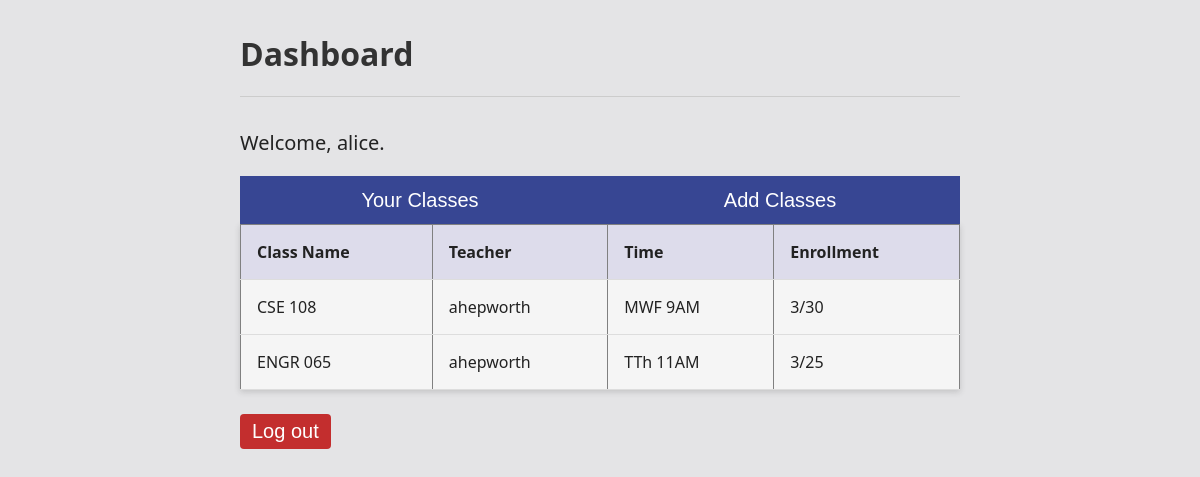
Before: /index (signed in) with the older database file.
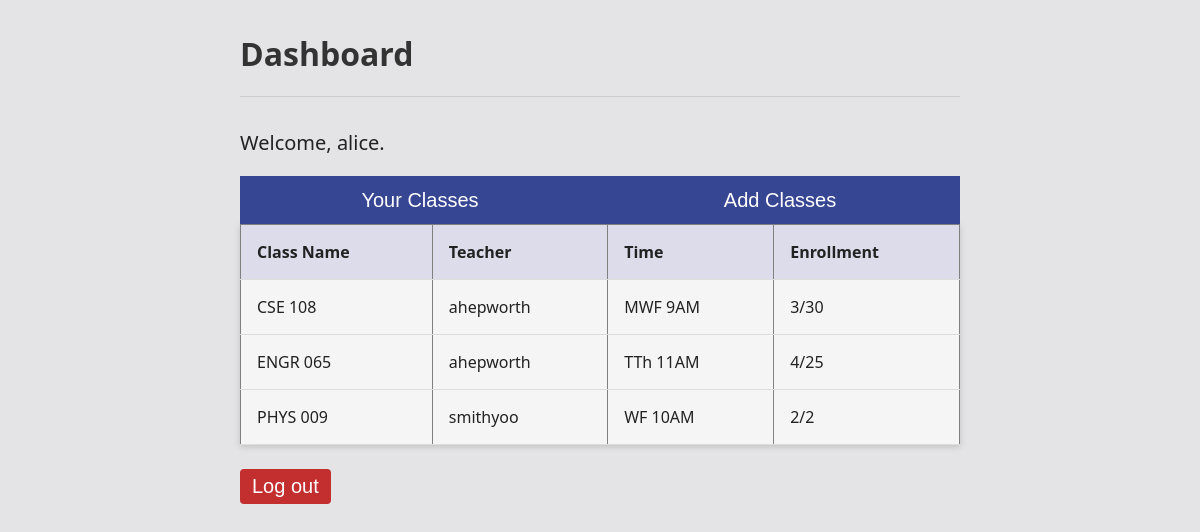
After: the same page with the newer database file.
### data_structures.py (models this page shows, shortened)
class User(db.Model, UserMixin):
    id = db.Column(db.Integer, primary_key = True)
    username = db.Column(db.String, unique = True, nullable = False)
    password = db.Column(db.String, nullable = False)
    is_admin = db.Column(db.Boolean, default=False, nullable=False)

class Class(db.Model):
    class_id = db.Column(db.Integer, primary_key = True)
    class_name = db.Column(db.String(70), nullable = False)
    class_time = db.Column(db.String(50), nullable = False)
    class_capacity = db.Column(db.Integer, nullable = False)
    teacher_id = db.Column(db.Integer, db.ForeignKey('teacher.teacher_id'))
    teacher = db.relationship('Teacher', backref='classes')
    enrollments = db.relationship("Enrollment", backref="class")

### app.py (the view, shortened to what this page needs)
    @app.route("/index")
    @login_required
    def index():
        if getattr(current_user, "is_admin", False):
            return redirect(url_for("admin.index"))
        student = Student.query.filter_by(user_id=current_user.id).first()
        teacher = Teacher.query.filter_by(user_id=current_user.id).first()
        if student:
            classes = (
                db.session.query(Class)
                .join(Enrollment, Enrollment.class_id == Class.class_id)
                .filter(Enrollment.student_id == student.student_id)
                .all()
            )
            allClasses = db.session.query(Class).all()
            return render_template(
                "index.html",
                mode="student",
                classes=classes,
                allClasses=allClasses,
            )
        flash("Your account is not linked to a student or teacher record.", "error")
        return redirect(url_for("auth.logout"))

### data_structures.py (called while the page is built)
@login_manager.user_loader
def load_user(user_id):
    return User.query.get(int(user_id))

### templates/index.html (shortened to what this page needs)
{% extends "base.html" %}
{% block body %}
  {% if mode == 'teacher' %}
    <h1>Teacher Dashboard</h1>
    <hr class="line">
    <p style="margin-bottom: 3rem;">Welcome, {{ current_user.username }}.</p>
    {% for c in teacher_classes %}
      <h2>{{ c.class_name }} ({{ c.class_time }})</h2>
      <p>Enrollment: {{ c.enrollments|length }}/{{ c.class_capacity }}</p>
      <table border="1" cellspacing="0" cellpadding="8" style="margin-bottom: 2rem;">
        <thead>
          <tr>
            <th style="width: 70%;">Student</th>
            <th style="width: 30%;">Grade</th>
          </tr>
        </thead>
        <tbody>
          {% for e in c.enrollments %}
          <tr>
            <td>{{ e.student.user.username }}</td>
            <td id="grade-{{ e.enrollment_id }}">
              <button. style="background: none; color: #4652a3; cursor: pointer;" onclick="updateGrade('{{ e.enrollment_id}}')">
                {{ e.grade or "N/A" }}
              </button>
            </td>
          </tr>
          {% endfor %}
        </tbody>
      </table>
    {% endfor %}
  {% else %}
    <h1>Dashboard</h1>
    <hr class="line">
    <p>Welcome, {{ current_user.username }}.</p>
    <div class="button-container">
      <button class="selector-button" onclick="showTab('current')">Your Classes</button>
      <button class="selector-button" onclick="showTab('add')">Add Classes</button>
    </div>
    <div id="current-classes">
      <table border="1" cellspacing="0" cellpadding="8" style="margin-top: 0;">
          <thead>
              <tr>
                  <th>Class Name</th>
                  <th>Teacher</th>
                  <th>Time</th>
                  <th>Enrollment</th>
              </tr>
          </thead>
          <tbody>
              {% for c in classes %}
              <tr>
                  <td>{{ c.class_name }}</td>
                  <td>{{ c.teacher.user.username }}</td>
                  <td>{{ c.class_time }}</td>
                  <td>
                      {{ c.enrollments|length }}/{{ c.class_capacity }}
                  </td>
              </tr>
              {% endfor %}
          </tbody>
      </table>
    </div>
    {% endif %}
    <button style="font-size: 20px; margin-top: 1.5rem; background-color: rgb(195, 46, 46);">
      <a
        style="text-decoration: none; color: white;"
        href="{{ url_for('auth.logout') }}"
      >Log out</a>
    </button>
{% endblock %}

### templates/base.html (shortened to what this page needs)
<!doctype html>
<html lang="en">
  <head>
    <link rel="stylesheet" href="{{ url_for('static', filename='css/styles.css') }}">
  </head>
  <body>
    <div class="container">
      {% block body %}{% endblock %}
    </div>
  </body>
</html>

### static/css/styles.css (style rules this page uses)
body { font-family: system-ui, Arial, sans-serif; background-color: #e4e4e6; color: #222; margin: 0; padding: 0; }
.container { max-width: 60vw; min-height: 50vh; margin-top: 5rem; margin: 0 auto; }
h1, h2 { color: #333; }
.line { border: none; border-top: 1px solid #ccc; margin: 0 0 2rem 0; }
p { font-size: 20px; }
.button-container { display: flex; gap: 0; width: 100%; }
.selector-button { font-size: 20px; background-color: #374693; width: 50%; height: 3rem; border-radius: 0; }
button { background-color: #4652a3; color: white; border: none; border-radius: 4px; padding: 6px 12px; cursor: pointer; font-size: 14px; }
table { width: 100%; border-collapse: collapse; margin-top: 12px; overflow: hidden; background-color: #f5f5f5; box-shadow: 0 2px 6px rgba(59, 59, 59, 0.2); }
th, td { text-align: left; padding: 1rem; border-bottom: 1px solid #ddd; }
th { background-color: #dddceb; }

### templates/base.html (style rules this page uses)
body { font-family: system-ui, Arial, sans-serif; margin: 2rem; }

Changed rows visible on the page:
computed for Class "ENGR 065": enrollments|length "3" → "4"
added Class: class_name "PHYS 009", teacher.user.username "smithyoo", class_time "WF 10AM", enrollments|length "2", class_capacity "2"
